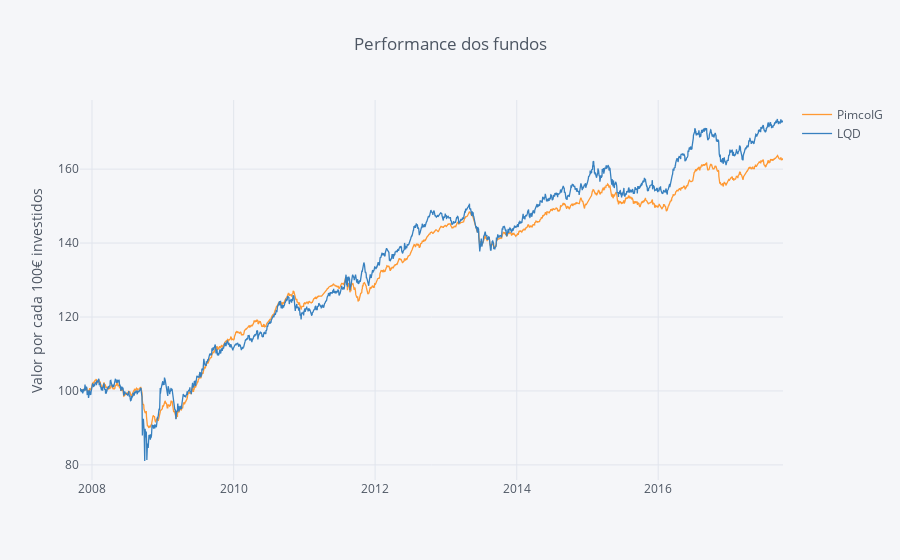

Notebook code cell kept with this figure:
### Code cell
Quotes_df_norm.iplot(kind='scatter',yTitle='Valor por cada 100€ investidos', title='Performance dos fundos')

### Figure 1 — Plotly figure (JSON) as saved in the notebook; plotly's stock layout.template omitted (floating-point values rounded to 4 significant figures; data arrays with more than 128 entries replaced by an {"elided": "..."} marker saying what was removed)
{"data": [{"line": {"color": "rgba(255, 153, 51, 1.0)", "dash": "solid", "width": 1.3}, "mode": "lines", "name": "PimcoIG", "text": "", "type": "scatter", "x": {"elided": "2502 str values"}, "y": {"elided": "2502 float values"}}, {"line": {"color": "rgba(55, 128, 191, 1.0)", "dash": "solid", "width": 1.3}, "mode": "lines", "name": "LQD", "text": "", "type": "scatter", "x": {"elided": "2502 str values"}, "y": {"elided": "2502 float values"}}], "layout": {"legend": {"bgcolor": "#F5F6F9", "font": {"color": "#4D5663"}}, "paper_bgcolor": "#F5F6F9", "plot_bgcolor": "#F5F6F9", "title": "Performance dos fundos", "titlefont": {"color": "#4D5663"}, "xaxis1": {"gridcolor": "#E1E5ED", "showgrid": true, "tickfont": {"color": "#4D5663"}, "title": "", "titlefont": {"color": "#4D5663"}, "zerolinecolor": "#E1E5ED"}, "yaxis1": {"gridcolor": "#E1E5ED", "showgrid": true, "tickfont": {"color": "#4D5663"}, "title": "Valor por cada 100€ investidos", "titlefont": {"color": "#4D5663"}, "zerolinecolor": "#E1E5ED"}}}
